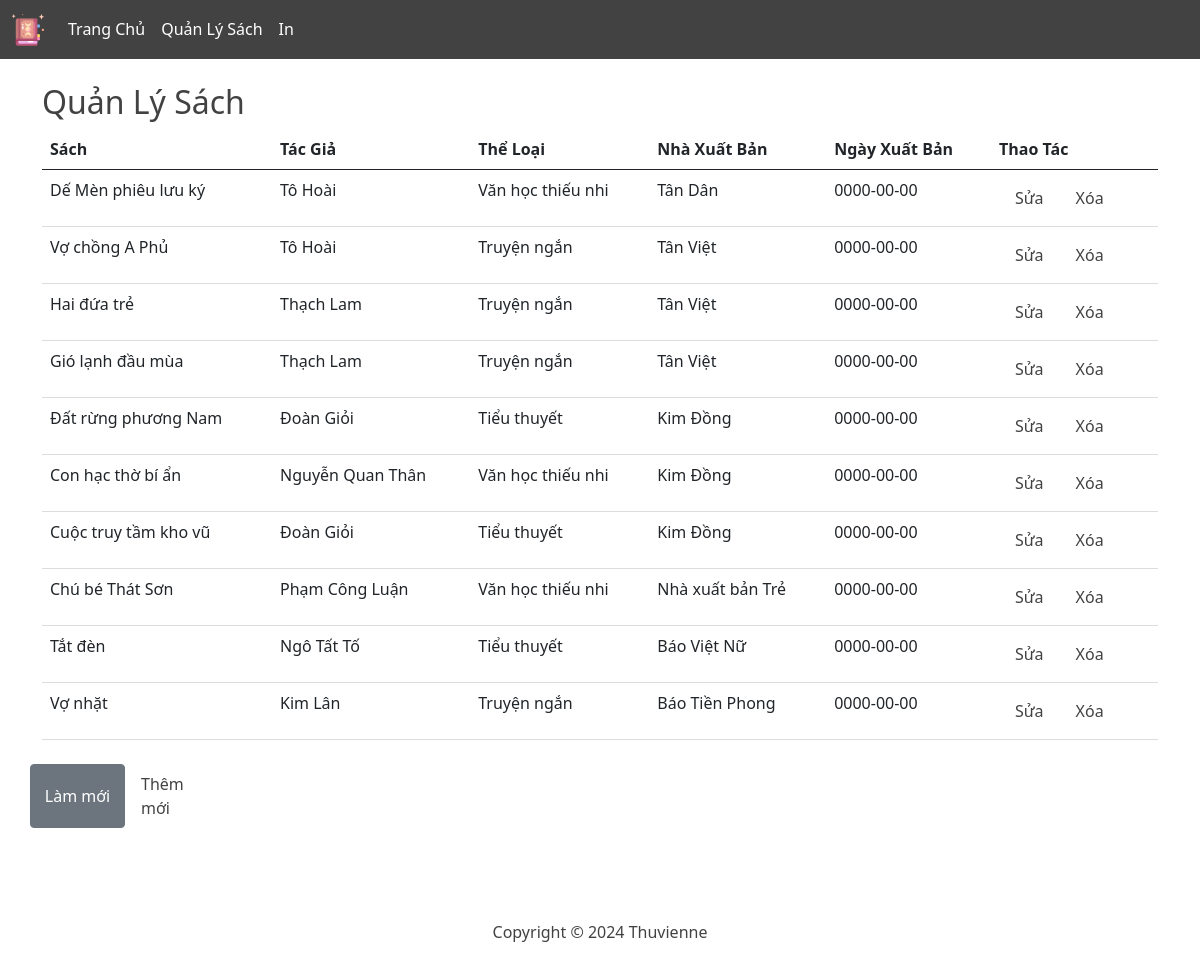
/pages/admin/manage_books.php, run on an earlier commit of the app's database.
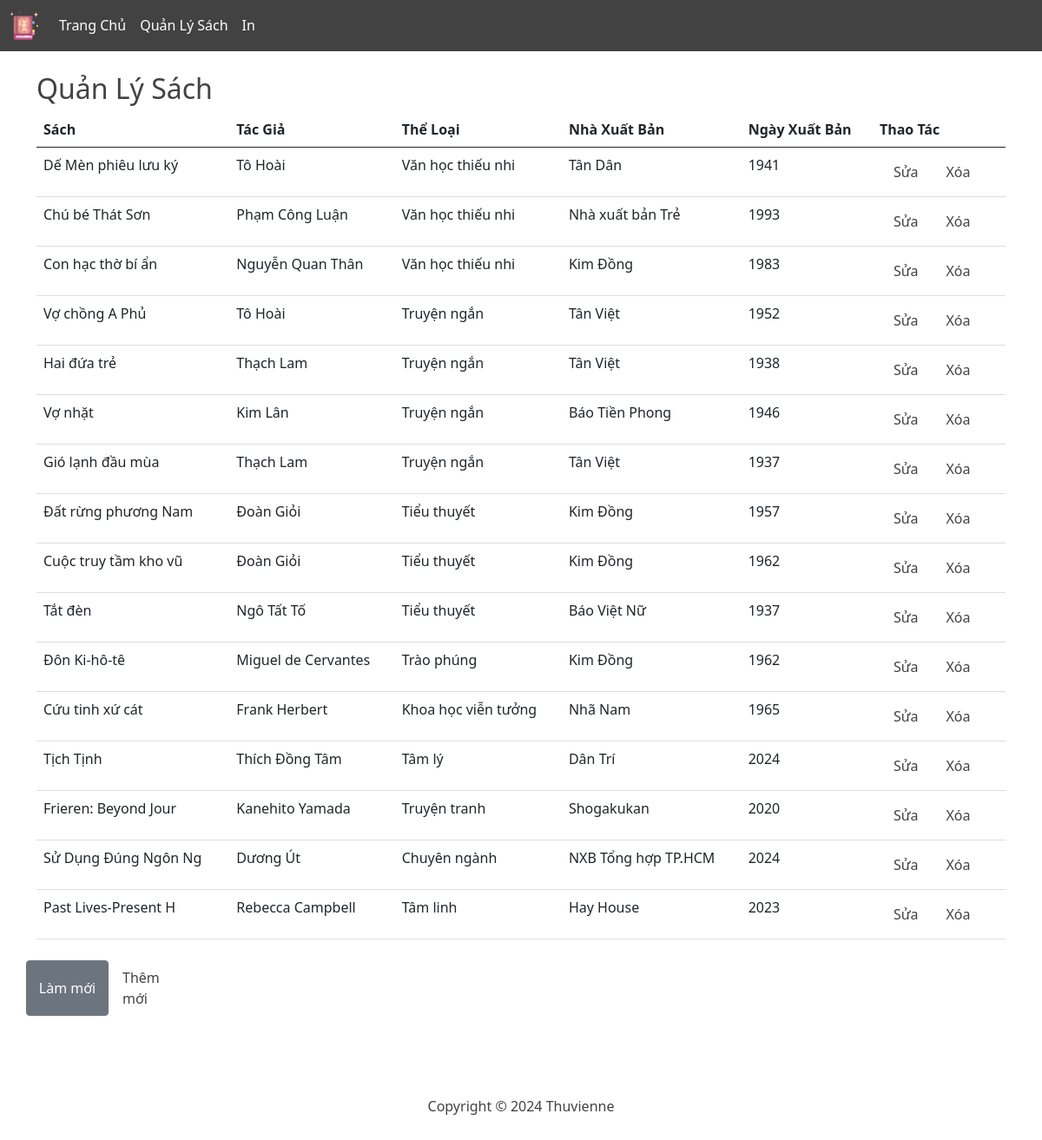
And on a later commit of the database.
### tables this page shows
CREATE TABLE `sach` (
  `MA_SACH` int(11) NOT NULL,
  `STT_THELOAI` int(11) NOT NULL,
  `MA_NXB` char(10) NOT NULL,
  `MA_TG` char(10) NOT NULL,
  `TEN_SACH` varchar(20) NOT NULL,
  `TGXB` year(4) NOT NULL
);

CREATE TABLE `tac_gia` (
  `MA_TG` char(10) NOT NULL,
  `TEN_TG` varchar(20) NOT NULL,
  `WEBSITE` varchar(30) NOT NULL
);

CREATE TABLE `the_loai` (
  `STT_THELOAI` int(11) NOT NULL,
  `TEN_TL` varchar(20) NOT NULL
);

CREATE TABLE `nha_xuat_ban` (
  `MA_NXB` char(10) NOT NULL,
  `TEN_NXB` varchar(20) NOT NULL,
  `DIACHI_NXB` varchar(50) NOT NULL,
  `NGUOIDAIDIEN` text NOT NULL
);

### public/pages/admin/manage_books.php (the view)
<?php
require __DIR__ . '/../../../src/db/db_connect.php';
try {
    $query = "
        SELECT SACH.MA_SACH, SACH.TEN_SACH, TAC_GIA.TEN_TG, THE_LOAI.TEN_TL, NHA_XUAT_BAN.TEN_NXB, SACH.TGXB
        FROM SACH
        JOIN TAC_GIA ON SACH.MA_TG = TAC_GIA.MA_TG
        JOIN THE_LOAI ON SACH.STT_THELOAI = THE_LOAI.STT_THELOAI
        JOIN NHA_XUAT_BAN ON SACH.MA_NXB = NHA_XUAT_BAN.MA_NXB
    ";
    $stmt = $pdo->query($query);
    $sachs = $stmt->fetchAll(PDO::FETCH_ASSOC);
} catch (PDOException $e) {
    echo "Lỗi: " . $e->getMessage();
    exit();
}
?>
<!DOCTYPE html>
<html lang="en">
<?php require __DIR__ . '/../../../src/partials/header.php' ?>
<body>
<?php require __DIR__ . '/../../../src/partials/sub-header--admin.php' ?>
    <main class="container mt-4">
        <h2>Quản Lý Sách</h2>
        <table class="table">
            <thead>
                <tr>
                    <th>Sách</th>
                    <th>Tác Giả</th>
                    <th>Thể Loại</th>
                    <th>Nhà Xuất Bản</th>
                    <th>Ngày Xuất Bản</th>
                    <th>Thao Tác</th>
                </tr>
            </thead>
            <tbody>
                <?php foreach ($sachs as $sach) : ?>
                    <tr>
                        <td><?= htmlspecialchars($sach['TEN_SACH']) ?></td>
                        <td><?= htmlspecialchars($sach['TEN_TG']) ?></td>
                        <td><?= htmlspecialchars($sach['TEN_TL']) ?></td>
                        <td><?= htmlspecialchars($sach['TEN_NXB']) ?></td>
                        <td><?= htmlspecialchars($sach['TGXB']) ?></td>
                        <td>
                            <a style="float: left;" class="nav-link col" href="/admin/thaotac/edit/?id=<?= $sach['MA_SACH'] ?>">Sửa</a>
                            <a style="float: left;" class="nav-link col" href="/admin/thaotac/delete/?id=<?= $sach['MA_SACH'] ?>" onclick="return confirm('Bạn có chắc chắn muốn xóa không?');">Xóa</a>
                        </td>
                    </tr>
                <?php endforeach; ?>
            </tbody>
        </table>
        <div class="row mt-4">
            <button type="button" class="btn btn-secondary col-lg-1">Làm mới</button>
            <a href="/admin/thaotac/add" class="nav-link col-lg-1">Thêm mới</a>
        </div>
    </main>
<?php require __DIR__ . '/../../../src/partials/footer.php' ?>
</body>
</body>
</html>

### src/partials/header.php (shortened to what this page needs)
<head>
    <link href="https://cdn.jsdelivr.net/npm/bootstrap@5.0.2/dist/css/bootstrap.min.css" rel="stylesheet">
</head>

### src/partials/sub-header--admin.php (shortened to what this page needs)
<nav class="navbar navbar-expand-lg navbar-dark" id="sub-header">
    <div class="container-fluid">
        <a class="navbar-brand" href="#"><img height="32px" src="/imgs/icons/main-logo.png" alt=""></a>
        <div class="collapse navbar-collapse" id="navbarNav">
            <ul class="navbar-nav">
                <li class="nav-item">
                    <a class="nav-link active" aria-current="page" href="/admin/trangchu">Trang Chủ</a>
                </li>
                <li class="nav-item">
                    <a class="nav-link active" aria-current="page" href="/admin/quanly">Quản Lý Sách</a>
                </li>
                <li class="nav-item">
                    <a class="nav-link active" aria-current="page" href="/admin/in">In</a>
                </li>
            </ul>
        </div>
    </div>
</nav>

### src/partials/footer.php
<footer>
    <p class="text-center mt-2">Copyright &copy; 2024 Thuvienne</p>
</footer>

What changed in the data, as far as the page shows it:
changed sach "Dế Mèn phiêu lưu ký": TGXB "0000-00-00" → "1941"
changed sach "Chú bé Thát Sơn": TGXB "0000-00-00" → "1993"; moves up the list
changed sach "Con hạc thờ bí ẩn": TGXB "0000-00-00" → "1983"; moves up the list
changed sach "Vợ chồng A Phủ": TGXB "0000-00-00" → "1952"
changed sach "Hai đứa trẻ": TGXB "0000-00-00" → "1938"
changed sach "Vợ nhặt": TGXB "0000-00-00" → "1946"; moves up the list
changed sach "Gió lạnh đầu mùa": TGXB "0000-00-00" → "1937"
changed sach "Đất rừng phương Nam": TGXB "0000-00-00" → "1957"
changed sach "Cuộc truy tầm kho vũ": TGXB "0000-00-00" → "1962"
changed sach "Tắt đèn": TGXB "0000-00-00" → "1937"
added sach: TEN_SACH "Đôn Ki-hô-tê", MA_TG.TEN_TG "Miguel de Cervantes", STT_THELOAI.TEN_TL "Trào phúng", MA_NXB.TEN_NXB "Kim Đồng", TGXB "1962"
added sach: TEN_SACH "Cứu tinh xứ cát", MA_TG.TEN_TG "Frank Herbert", STT_THELOAI.TEN_TL "Khoa học viễn tưởng", MA_NXB.TEN_NXB "Nhã Nam", TGXB "1965"
added sach: TEN_SACH "Tịch Tịnh", MA_TG.TEN_TG "Thích Đồng Tâm", STT_THELOAI.TEN_TL "Tâm lý", MA_NXB.TEN_NXB "Dân Trí", TGXB "2024"
added sach: TEN_SACH "Frieren: Beyond Jour", MA_TG.TEN_TG "Kanehito Yamada", STT_THELOAI.TEN_TL "Truyện tranh", MA_NXB.TEN_NXB "Shogakukan", TGXB "2020"
added sach: TEN_SACH "Sử Dụng Đúng Ngôn Ng", MA_TG.TEN_TG "Dương Út", STT_THELOAI.TEN_TL "Chuyên ngành", MA_NXB.TEN_NXB "NXB Tổng hợp TP.HCM", TGXB "2024"
added sach: TEN_SACH "Past Lives-Present H", MA_TG.TEN_TG "Rebecca Campbell", STT_THELOAI.TEN_TL "Tâm linh", MA_NXB.TEN_NXB "Hay House", TGXB "2023"
